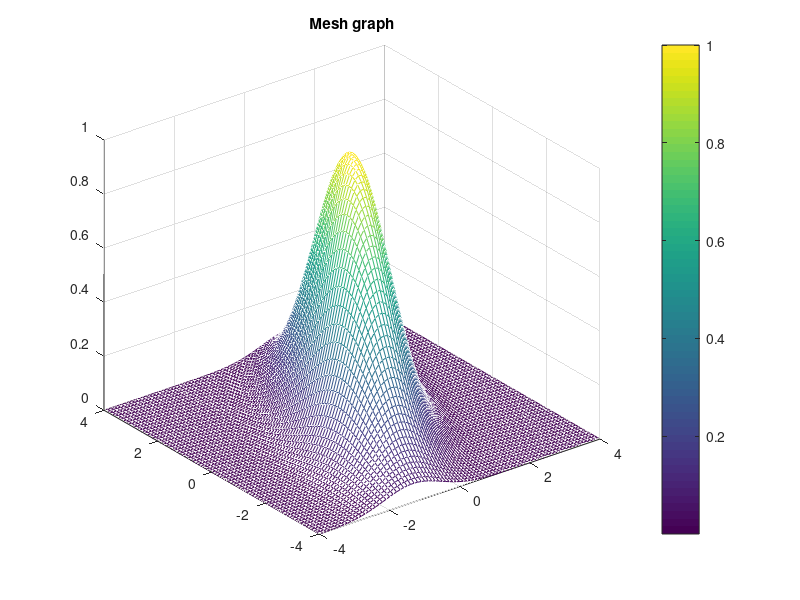

Recreate this plot in MATLAB.
[x,y]=meshgrid(-4:.1:4)
z = exp(-.5*(x.^2+.5*(x-y).^2));
mesh(x,y,z)
colormap('default');
colorbar;
title('Mesh graph');